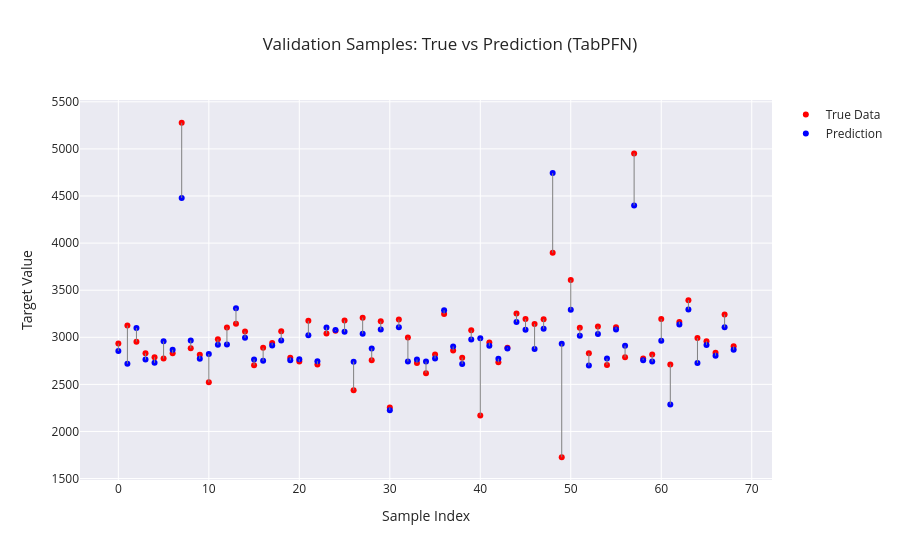

Here is the notebook cell this chart was saved with:
### Markdown cell above
# Check Validation Data

### Code cell
# Convert to numpy arrays
true_vals = np.array(y_dev).ravel()
pred_vals = np.array(final_pred).ravel()

# Sample index for plotting
sample_idx = np.arange(len(true_vals))

# Plot
fig = go.Figure()

fig.add_trace(go.Scatter(
    x=sample_idx, y=true_vals, mode="markers",
    name="True Data", marker=dict(color="red", size=6)
))

fig.add_trace(go.Scatter(
    x=sample_idx, y=pred_vals, mode="markers",
    name="Prediction", marker=dict(color="blue", size=6)
))

# Connecting lines (one per sample) 
for i in range(len(sample_idx)): 
    fig.add_trace(go.Scatter( 
        x=[sample_idx[i], sample_idx[i]], 
        y=[true_vals[i], pred_vals[i]], 
        mode="lines", 
        line=dict(color="gray", width=1), 
        showlegend=False
    ))

fig.update_layout(
    title="Validation Samples: True vs Prediction (TabPFN)",
    xaxis_title="Sample Index",
    yaxis_title="Target Value",
    template="seaborn"
)

fig.write_html("Graphs/TabPFN_Evaltrue.html")
fig.show()

### Figure 1 — Plotly figure (JSON) as saved in the notebook; plotly's stock layout.template omitted (floating-point values rounded to 4 significant figures)
{"data": [{"marker": {"color": "red", "size": 6}, "mode": "markers", "name": "True Data", "type": "scatter", "x": [0, 1, 2, 3, 4, 5, 6, 7, 8, 9, 10, 11, 12, 13, 14, 15, 16, 17, 18, 19, 20, 21, 22, 23, 24, 25, 26, 27, 28, 29, 30, 31, 32, 33, 34, 35, 36, 37, 38, 39, 40, 41, 42, 43, 44, 45, 46, 47, 48, 49, 50, 51, 52, 53, 54, 55, 56, 57, 58, 59, 60, 61, 62, 63, 64, 65, 66, 67, 68], "y": [2934.0, 3124.0, 2953.0, 2830.0, 2787.0, 2775.0, 2830.0, 5278.0, 2883.0, 2814.0, 2522.0, 2979.0, 3104.0, 3143.0, 3061.0, 2703.0, 2888.0, 2940.0, 3063.0, 2784.0, 2742.0, 3175.0, 2711.0, 3040.0, 3069.0, 3179.0, 2437.0, 3208.0, 2756.0, 3169.0, 2255.0, 3188.0, 2996.0, 2726.0, 2618.0, 2816.0, 3246.0, 2861.0, 2784.0, 3074.0, 2168.0, 2944.0, 2735.0, 2889.0, 3252.0, 3193.0, 3142.0, 3192.0, 3898.0, 1726.0, 3608.0, 3101.0, 2830.0, 3113.0, 2706.0, 3106.0, 2787.0, 4952.0, 2775.0, 2816.0, 3193.0, 2710.0, 3163.0, 3394.0, 2992.0, 2958.0, 2837.0, 3241.0, 2905.0]}, {"marker": {"color": "blue", "size": 6}, "mode": "markers", "name": "Prediction", "type": "scatter", "x": [0, 1, 2, 3, 4, 5, 6, 7, 8, 9, 10, 11, 12, 13, 14, 15, 16, 17, 18, 19, 20, 21, 22, 23, 24, 25, 26, 27, 28, 29, 30, 31, 32, 33, 34, 35, 36, 37, 38, 39, 40, 41, 42, 43, 44, 45, 46, 47, 48, 49, 50, 51, 52, 53, 54, 55, 56, 57, 58, 59, 60, 61, 62, 63, 64, 65, 66, 67, 68], "y": [2853.0, 2719.0, 3099.0, 2764.0, 2729.0, 2956.0, 2867.0, 4480.0, 2967.0, 2771.0, 2822.0, 2921.0, 2924.0, 3309.0, 2994.0, 2765.0, 2750.0, 2913.0, 2966.0, 2755.0, 2767.0, 3021.0, 2746.0, 3104.0, 3076.0, 3059.0, 2741.0, 3038.0, 2881.0, 3082.0, 2226.0, 3108.0, 2742.0, 2764.0, 2743.0, 2775.0, 3287.0, 2902.0, 2717.0, 2978.0, 2989.0, 2910.0, 2771.0, 2880.0, 3163.0, 3081.0, 2877.0, 3091.0, 4743.0, 2931.0, 3291.0, 3016.0, 2700.0, 3036.0, 2774.0, 3084.0, 2911.0, 4400.0, 2757.0, 2742.0, 2963.0, 2287.0, 3137.0, 3296.0, 2727.0, 2919.0, 2804.0, 3106.0, 2868.0]}, {"line": {"color": "gray", "width": 1}, "mode": "lines", "showlegend": false, "type": "scatter", "x": [0, 0], "y": [2934.0, 2853.0]}, {"line": {"color": "gray", "width": 1}, "mode": "lines", "showlegend": false, "type": "scatter", "x": [1, 1], "y": [3124.0, 2719.0]}, {"line": {"color": "gray", "width": 1}, "mode": "lines", "showlegend": false, "type": "scatter", "x": [2, 2], "y": [2953.0, 3099.0]}, {"line": {"color": "gray", "width": 1}, "mode": "lines", "showlegend": false, "type": "scatter", "x": [3, 3], "y": [2830, 2764.0]}, {"line": {"color": "gray", "width": 1}, "mode": "lines", "showlegend": false, "type": "scatter", "x": [4, 4], "y": [2787.0, 2729.0]}, {"line": {"color": "gray", "width": 1}, "mode": "lines", "showlegend": false, "type": "scatter", "x": [5, 5], "y": [2775.0, 2956.0]}, {"line": {"color": "gray", "width": 1}, "mode": "lines", "showlegend": false, "type": "scatter", "x": [6, 6], "y": [2830.0, 2867.0]}, {"line": {"color": "gray", "width": 1}, "mode": "lines", "showlegend": false, "type": "scatter", "x": [7, 7], "y": [5278.0, 4480.0]}, {"line": {"color": "gray", "width": 1}, "mode": "lines", "showlegend": false, "type": "scatter", "x": [8, 8], "y": [2883.0, 2967.0]}, {"line": {"color": "gray", "width": 1}, "mode": "lines", "showlegend": false, "type": "scatter", "x": [9, 9], "y": [2814.0, 2771.0]}, {"line": {"color": "gray", "width": 1}, "mode": "lines", "showlegend": false, "type": "scatter", "x": [10, 10], "y": [2522.0, 2822.0]}, {"line": {"color": "gray", "width": 1}, "mode": "lines", "showlegend": false, "type": "scatter", "x": [11, 11], "y": [2979.0, 2921.0]}, {"line": {"color": "gray", "width": 1}, "mode": "lines", "showlegend": false, "type": "scatter", "x": [12, 12], "y": [3104.0, 2924.0]}, {"line": {"color": "gray", "width": 1}, "mode": "lines", "showlegend": false, "type": "scatter", "x": [13, 13], "y": [3143, 3309.0]}, {"line": {"color": "gray", "width": 1}, "mode": "lines", "showlegend": false, "type": "scatter", "x": [14, 14], "y": [3061.0, 2994.0]}, {"line": {"color": "gray", "width": 1}, "mode": "lines", "showlegend": false, "type": "scatter", "x": [15, 15], "y": [2703.0, 2765.0]}, {"line": {"color": "gray", "width": 1}, "mode": "lines", "showlegend": false, "type": "scatter", "x": [16, 16], "y": [2888.0, 2750.0]}, {"line": {"color": "gray", "width": 1}, "mode": "lines", "showlegend": false, "type": "scatter", "x": [17, 17], "y": [2940.0, 2913.0]}, {"line": {"color": "gray", "width": 1}, "mode": "lines", "showlegend": false, "type": "scatter", "x": [18, 18], "y": [3063.0, 2966.0]}, {"line": {"color": "gray", "width": 1}, "mode": "lines", "showlegend": false, "type": "scatter", "x": [19, 19], "y": [2784.0, 2755.0]}, {"line": {"color": "gray", "width": 1}, "mode": "lines", "showlegend": false, "type": "scatter", "x": [20, 20], "y": [2742.0, 2767.0]}, {"line": {"color": "gray", "width": 1}, "mode": "lines", "showlegend": false, "type": "scatter", "x": [21, 21], "y": [3175.0, 3021.0]}, {"line": {"color": "gray", "width": 1}, "mode": "lines", "showlegend": false, "type": "scatter", "x": [22, 22], "y": [2711.0, 2746.0]}, {"line": {"color": "gray", "width": 1}, "mode": "lines", "showlegend": false, "type": "scatter", "x": [23, 23], "y": [3040.0, 3104.0]}, {"line": {"color": "gray", "width": 1}, "mode": "lines", "showlegend": false, "type": "scatter", "x": [24, 24], "y": [3069.0, 3076.0]}, {"line": {"color": "gray", "width": 1}, "mode": "lines", "showlegend": false, "type": "scatter", "x": [25, 25], "y": [3179.0, 3059.0]}, {"line": {"color": "gray", "width": 1}, "mode": "lines", "showlegend": false, "type": "scatter", "x": [26, 26], "y": [2437.0, 2741.0]}, {"line": {"color": "gray", "width": 1}, "mode": "lines", "showlegend": false, "type": "scatter", "x": [27, 27], "y": [3208.0, 3038.0]}, {"line": {"color": "gray", "width": 1}, "mode": "lines", "showlegend": false, "type": "scatter", "x": [28, 28], "y": [2756.0, 2881.0]}, {"line": {"color": "gray", "width": 1}, "mode": "lines", "showlegend": false, "type": "scatter", "x": [29, 29], "y": [3169.0, 3082.0]}, {"line": {"color": "gray", "width": 1}, "mode": "lines", "showlegend": false, "type": "scatter", "x": [30, 30], "y": [2255.0, 2226.0]}, {"line": {"color": "gray", "width": 1}, "mode": "lines", "showlegend": false, "type": "scatter", "x": [31, 31], "y": [3188.0, 3108.0]}, {"line": {"color": "gray", "width": 1}, "mode": "lines", "showlegend": false, "type": "scatter", "x": [32, 32], "y": [2996.0, 2742.0]}, {"line": {"color": "gray", "width": 1}, "mode": "lines", "showlegend": false, "type": "scatter", "x": [33, 33], "y": [2726.0, 2764.0]}, {"line": {"color": "gray", "width": 1}, "mode": "lines", "showlegend": false, "type": "scatter", "x": [34, 34], "y": [2618.0, 2743.0]}, {"line": {"color": "gray", "width": 1}, "mode": "lines", "showlegend": false, "type": "scatter", "x": [35, 35], "y": [2816.0, 2775.0]}, {"line": {"color": "gray", "width": 1}, "mode": "lines", "showlegend": false, "type": "scatter", "x": [36, 36], "y": [3246.0, 3287.0]}, {"line": {"color": "gray", "width": 1}, "mode": "lines", "showlegend": false, "type": "scatter", "x": [37, 37], "y": [2861.0, 2902.0]}, {"line": {"color": "gray", "width": 1}, "mode": "lines", "showlegend": false, "type": "scatter", "x": [38, 38], "y": [2784.0, 2717.0]}, {"line": {"color": "gray", "width": 1}, "mode": "lines", "showlegend": false, "type": "scatter", "x": [39, 39], "y": [3074.0, 2978.0]}, {"line": {"color": "gray", "width": 1}, "mode": "lines", "showlegend": false, "type": "scatter", "x": [40, 40], "y": [2168.0, 2989.0]}, {"line": {"color": "gray", "width": 1}, "mode": "lines", "showlegend": false, "type": "scatter", "x": [41, 41], "y": [2944.0, 2910.0]}, {"line": {"color": "gray", "width": 1}, "mode": "lines", "showlegend": false, "type": "scatter", "x": [42, 42], "y": [2735.0, 2771.0]}, {"line": {"color": "gray", "width": 1}, "mode": "lines", "showlegend": false, "type": "scatter", "x": [43, 43], "y": [2889.0, 2880.0]}, {"line": {"color": "gray", "width": 1}, "mode": "lines", "showlegend": false, "type": "scatter", "x": [44, 44], "y": [3252.0, 3163.0]}, {"line": {"color": "gray", "width": 1}, "mode": "lines", "showlegend": false, "type": "scatter", "x": [45, 45], "y": [3193.0, 3081.0]}, {"line": {"color": "gray", "width": 1}, "mode": "lines", "showlegend": false, "type": "scatter", "x": [46, 46], "y": [3142.0, 2877.0]}, {"line": {"color": "gray", "width": 1}, "mode": "lines", "showlegend": false, "type": "scatter", "x": [47, 47], "y": [3192.0, 3091.0]}, {"line": {"color": "gray", "width": 1}, "mode": "lines", "showlegend": false, "type": "scatter", "x": [48, 48], "y": [3898.0, 4743.0]}, {"line": {"color": "gray", "width": 1}, "mode": "lines", "showlegend": false, "type": "scatter", "x": [49, 49], "y": [1726.0, 2931.0]}, {"line": {"color": "gray", "width": 1}, "mode": "lines", "showlegend": false, "type": "scatter", "x": [50, 50], "y": [3608.0, 3291.0]}, {"line": {"color": "gray", "width": 1}, "mode": "lines", "showlegend": false, "type": "scatter", "x": [51, 51], "y": [3101.0, 3016.0]}, {"line": {"color": "gray", "width": 1}, "mode": "lines", "showlegend": false, "type": "scatter", "x": [52, 52], "y": [2830.0, 2700.0]}, {"line": {"color": "gray", "width": 1}, "mode": "lines", "showlegend": false, "type": "scatter", "x": [53, 53], "y": [3113.0, 3036.0]}, {"line": {"color": "gray", "width": 1}, "mode": "lines", "showlegend": false, "type": "scatter", "x": [54, 54], "y": [2706.0, 2774.0]}, {"line": {"color": "gray", "width": 1}, "mode": "lines", "showlegend": false, "type": "scatter", "x": [55, 55], "y": [3106.0, 3084.0]}, {"line": {"color": "gray", "width": 1}, "mode": "lines", "showlegend": false, "type": "scatter", "x": [56, 56], "y": [2787.0, 2911.0]}, {"line": {"color": "gray", "width": 1}, "mode": "lines", "showlegend": false, "type": "scatter", "x": [57, 57], "y": [4952, 4400.0]}, {"line": {"color": "gray", "width": 1}, "mode": "lines", "showlegend": false, "type": "scatter", "x": [58, 58], "y": [2775.0, 2757.0]}, {"line": {"color": "gray", "width": 1}, "mode": "lines", "showlegend": false, "type": "scatter", "x": [59, 59], "y": [2816.0, 2742.0]}, {"line": {"color": "gray", "width": 1}, "mode": "lines", "showlegend": false, "type": "scatter", "x": [60, 60], "y": [3193.0, 2963.0]}, {"line": {"color": "gray", "width": 1}, "mode": "lines", "showlegend": false, "type": "scatter", "x": [61, 61], "y": [2710.0, 2287.0]}, {"line": {"color": "gray", "width": 1}, "mode": "lines", "showlegend": false, "type": "scatter", "x": [62, 62], "y": [3163.0, 3137.0]}, {"line": {"color": "gray", "width": 1}, "mode": "lines", "showlegend": false, "type": "scatter", "x": [63, 63], "y": [3394.0, 3296.0]}, {"line": {"color": "gray", "width": 1}, "mode": "lines", "showlegend": false, "type": "scatter", "x": [64, 64], "y": [2992.0, 2727.0]}, {"line": {"color": "gray", "width": 1}, "mode": "lines", "showlegend": false, "type": "scatter", "x": [65, 65], "y": [2958.0, 2919.0]}, {"line": {"color": "gray", "width": 1}, "mode": "lines", "showlegend": false, "type": "scatter", "x": [66, 66], "y": [2837.0, 2804.0]}, {"line": {"color": "gray", "width": 1}, "mode": "lines", "showlegend": false, "type": "scatter", "x": [67, 67], "y": [3241.0, 3106.0]}, {"line": {"color": "gray", "width": 1}, "mode": "lines", "showlegend": false, "type": "scatter", "x": [68, 68], "y": [2905, 2868.0]}], "layout": {"title": {"text": "Validation Samples: True vs Prediction (TabPFN)"}, "xaxis": {"title": {"text": "Sample Index"}}, "yaxis": {"title": {"text": "Target Value"}}}}
